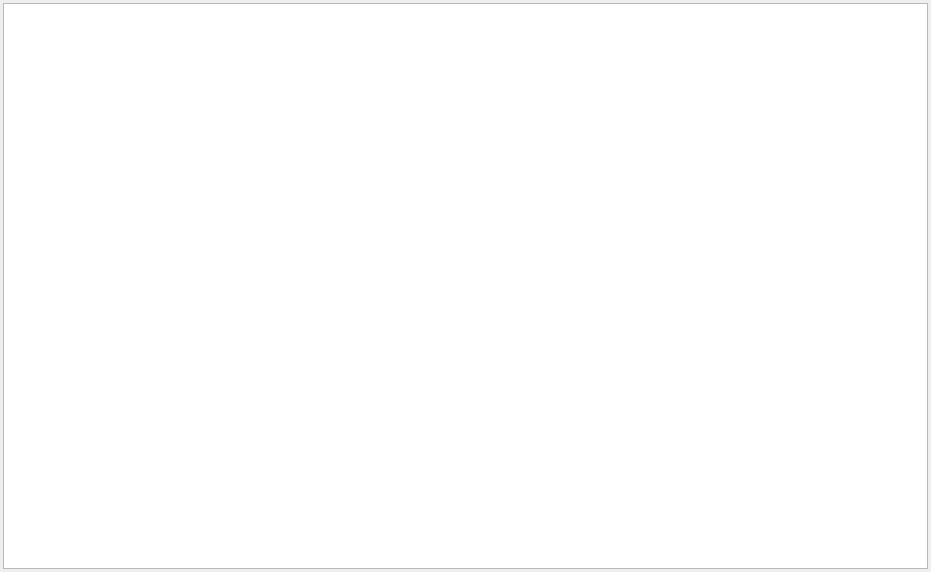
<?xml version="1.0" encoding="UTF-8"?>
<ui version="4.0">
 <class>QFormDoc</class>
 <widget class="QWidget" name="QFormDoc">
  <property name="geometry">
   <rect>
    <x>0</x>
    <y>0</y>
    <width>931</width>
    <height>572</height>
   </rect>
  </property>
  <property name="font">
   <font>
    <pointsize>10</pointsize>
   </font>
  </property>
  <property name="windowTitle">
   <string>new document</string>
  </property>
  <layout class="QVBoxLayout" name="verticalLayout">
   <property name="spacing">
    <number>3</number>
   </property>
   <property name="leftMargin">
    <number>3</number>
   </property>
   <property name="topMargin">
    <number>3</number>
   </property>
   <property name="rightMargin">
    <number>3</number>
   </property>
   <property name="bottomMargin">
    <number>3</number>
   </property>
   <item>
    <widget class="QPlainTextEdit" name="plainTextEdit">
     <property name="font">
      <font>
       <family>宋体</family>
      </font>
     </property>
    </widget>
   </item>
  </layout>
 </widget>
 <resources/>
 <connections/>
</ui>
